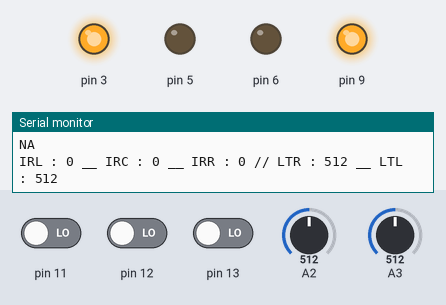
This sketch was run on a simulated Arduino Uno, built with avr-gcc and run on an emulated ATmega328P. On the bench: output pins drawn as LEDs (lit = HIGH), the last lines printed to the serial monitor. Dashed ring = blinking. The test bench sets the inputs (shaded band); at power-on: A2 = 512, pin 11 LOW, pin 13 LOW, A3 = 512, pin 12 LOW.

Above: at 1.2 s.
1.3 s: A2 set to 485
At 1.5 s:
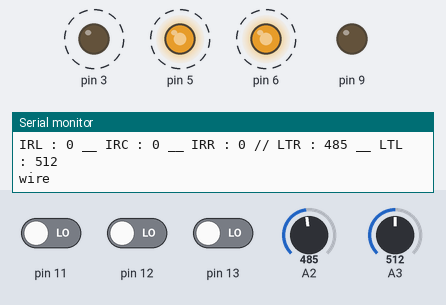
4.3 s: A2 set to 510
At 4.66 s:
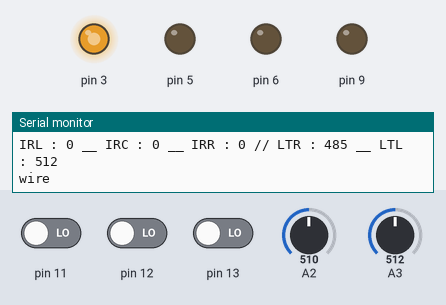
6.3 s: pin 11 driven HIGH
At 7.0 s:
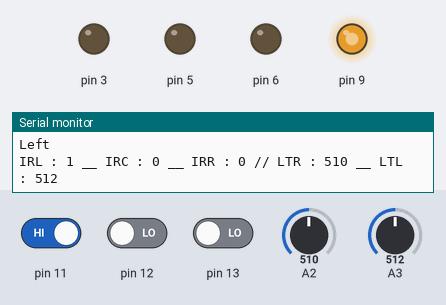
7.8 s: pin 13 driven HIGH
At 8.3 s:
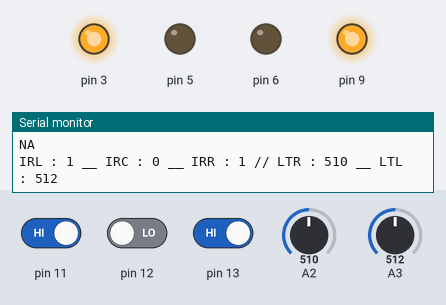
9.3 s: pin 11 driven LOW
At 10.5 s:
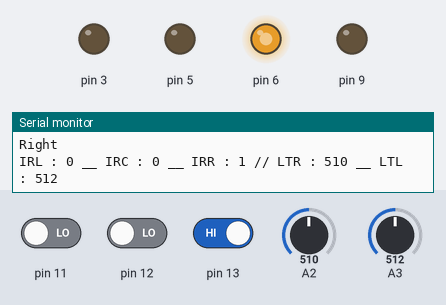
10.8 s: A3 set to 987
13.8 s: A3 set to 1008
Timing chart, 0 to 16.8 s (numbered marks = the images above; inputs shaded):
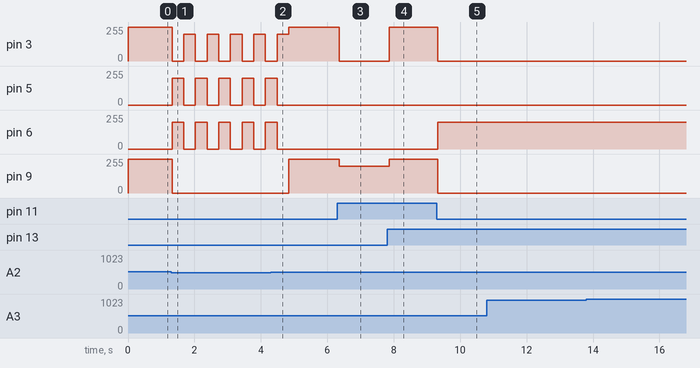

The sketch:

SumoBot_4.0.ino
```cpp
void func_left(double L, double R);
void func_forward(double L, double R);
void func_right(double L, double R);
void func_reverse(double L, double R);
int light_Left,light_Right;
int IRR,IRL,IRC;
float duration, distance;

void setup() {
  Serial.begin (9600);            //鮑率設定
  pinMode(11, INPUT);
  pinMode(12, INPUT);
  pinMode(13, INPUT);
  pinMode(3, OUTPUT);
  pinMode(5, OUTPUT);
  pinMode(6, OUTPUT);
  pinMode(9, OUTPUT);
}
void loop()
{

 //====這邊是紅外線Left的程式=========
  Serial.print("IRL : ");
  Serial.print(digitalRead(11));   //印出紅外線Left偵測到的距離
  Serial.print(" __ ");

  //====這邊是紅外線Centre的程式=========
  Serial.print("IRC : ");
  Serial.print(digitalRead(12));   //印出紅外線Centre偵測到的距離
  Serial.print(" __ ");

  //====這邊是紅外線Right的程式=========
  Serial.print("IRR : ");
  Serial.print(digitalRead(13));    //印出紅外線Right偵測到的距離
  Serial.print(" // ");

  Serial.print("LTR : ");
  Serial.print(analogRead(A2));    //印出顏感Right偵測到的距離
  Serial.print(" __ ");
  Serial.print("LTL : ");
  Serial.println(analogRead(A3));    //印出顏感Left偵測到的距離

  /*

  delay(250);     測試回傳訊號時，為方便觀看，所以故意延遲時間，
                    讓回傳列印變化慢一點。寫到機器時這一個一定要刪
                    除掉，否則將嚴重影響機器判斷速度。
                  */
  light_Left = analogRead(A3);
  light_Right = analogRead(A2);
  IRL = digitalRead(11);
  IRC = digitalRead(12);
  IRR = digitalRead(13);
  if (light_Left < 500 || light_Right  < 500 ){
  Serial.println("wire");
  func_reverse(200,200);
  delay(350);
  func_left(200,0);
  delay(350);
}
else {
  if (IRR == 1 && IRL == 1 && IRC == 1){
    Serial.println("Forward");
    func_forward(255,255);
  }
  else if (IRR == 1 && IRL == 1){
    Serial.println("NA");
    func_forward(255,255);
  }
  else if (IRL == 1 ||IRL == 1 && IRC == 1){
    Serial.println("Left");
    func_left(0,200);
  }
  else if (IRR == 1 || IRR == 1 && IRC == 1){
    Serial.println("Right");
    func_right(200,0);
  }
  else if (IRC == 1){
    Serial.println("Forward");
    func_forward(255,255);
  }
  else {
    Serial.println("NA");
    func_forward(255,255);
  }


}


}


void func_left(double L, double R)
{
    analogWrite(3,L);

    analogWrite(5,0);

    analogWrite(6,0);

    analogWrite(9,R);

}

void func_forward(double L, double R)
{
    analogWrite(3,L);

    analogWrite(5,0);

    analogWrite(6,0);

    analogWrite(9,R);

}

void func_right(double L, double R)
{
    analogWrite(3,0);

    analogWrite(5,R);

    analogWrite(6,L);

    analogWrite(9,0);

}

void func_reverse(double L, double R)
{
    analogWrite(3,0);

    analogWrite(5,R);

    analogWrite(6,L);

    analogWrite(9,0);

}
```

Measured:
- the behaviour switches between 500 and 499 on A2 (found by bisection; images 0 and 1)
- after the input at 1.3 s, pin 3, pin 5, pin 6: alternates 200/255 for 0.35 s and 0/255 for 0.35 s, starting at once; pin 9: 255/255 → 0/255 at once
- after the input at 4.3 s, pin 5, pin 6: goes on until 4.5 s, then stays 0/255; pin 9: 0/255 → 255/255 after 0.54 s
- after the input at 6.3 s, pin 3: 255/255 → 0/255 after 0.06 s; pin 9: 255/255 → 200/255 after 0.06 s
- after the input at 7.8 s, pin 3: 0/255 → 255/255 after 0.06 s; pin 9: 200/255 → 255/255 after 0.06 s
- after the input at 9.3 s, pin 3, pin 9: 255/255 → 0/255 at once; pin 6: 0/255 → 200/255 at once
